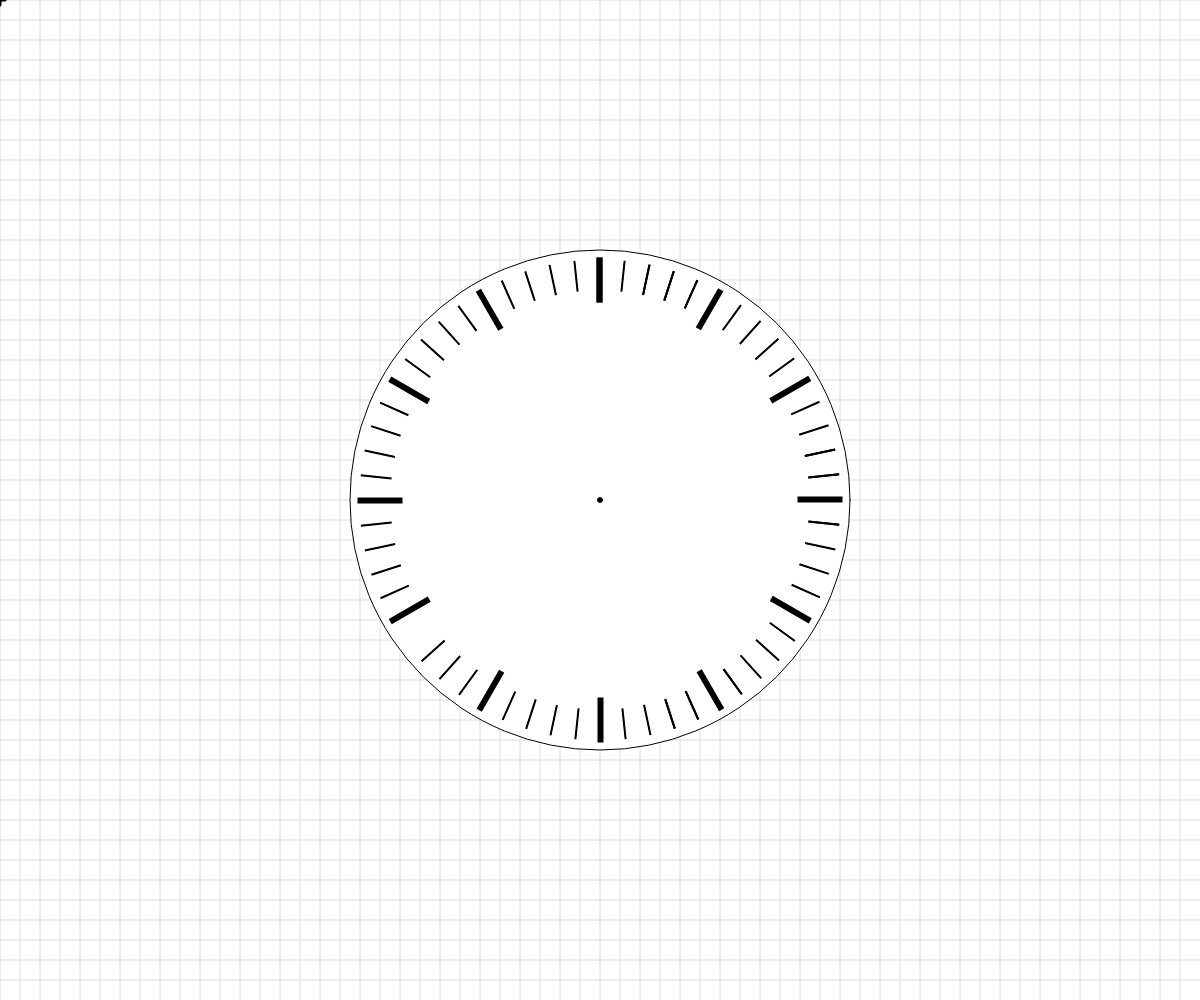
Frame 1 (no input)
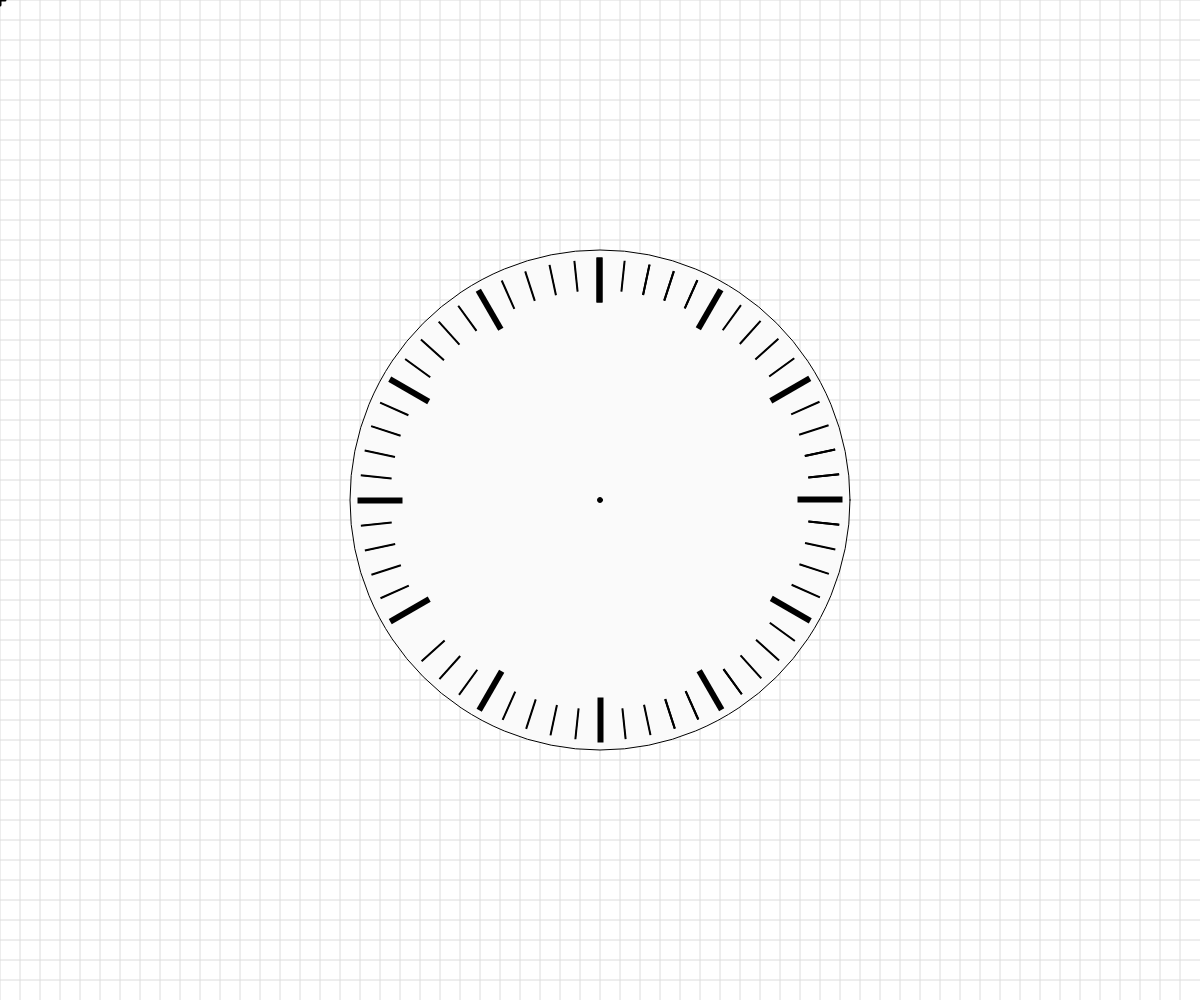
Frame 60 (no input)
Frame 120 (the mouse pressed at the canvas centre since frame 60): identical to frame 60, image omitted

The p5.js sketch that drew these frames (run headless with seeded random() and noise() and a simulated clock; from frame 60 on, the mouse is pressed at the canvas centre):

// p5.js sketch
// ── sketch.js
//Jordan Cho
// Basic Transformations Sandbox


let originalSpacing = 20;


function setup() {
  createCanvas(windowWidth, windowHeight);
}

function draw() {
  background(255);
  drawBasicGrid(220);



  //transformation one: TRANSLATION
  //push();
  //translate(200, 0);
  //scale(1);
  //drawBasicGrid(150);
  //face(0, 0);
  //pop();
  //push();
  //translate(0, 200);
  //translate(40, 240);
  //rectMode(CENTER);
  //drawBasicGrid(150);
  //rotate(radians(-frameCount));
  //rectangleBlue(0, 0);
  //pop();


  //add push()  pop()




  //transformation two: SCALE




  //transformation three: ROTATION
  //reminder: rotations are measured in radians, not degrees! Functions can help with the conversion...
 


  //Combinations of Transformations
  push();
  translate(width/2, height/2);
  ellipse(0, 0, 500, 500);
  fill(0);
  ellipse(0, 0, 5, 5);
  push();
  for(let i = 0; i<13; i++){
    strokeWeight(5);
    rect(-1, -240, 1, 40);
    //line(0, -230, 0, -200);
    rotate(radians(30));
  }
  pop();
  push();
  strokeWeight(1);
  rotate(radians(6));
  for(let i = 0 ; i<14; i++){
    for(let i = 0; i<5; i++){
      rect(-1, -240, 1, 30);
      rotate(radians(6));
    }
    rotate(radians(36));
  }
  pop();

  push();



  

  fill(250);
  

}


function face(x, y) {
  //draw a face at x,y
  push();
  translate(x,y);
  ellipseMode(CENTER);
  fill(200,200,0);
  stroke(0);
  ellipse(0,0,80,80);
  fill(90, 140, 30, 220);
  triangle(-20, 20, 20, 20, 0, 30);
  fill(0);
  ellipse(-25,0,10,10);
  ellipse(25,0,10,10);
  strokeWeight(5);
  line(-30,-10,30,-10);
  strokeWeight(1);
  pop();

}

function rectangleRed(x, y) {
  //draw a red rectangle at x,y (sized 50 pixels square) - to visualize what happens to the coordinate system
  //when different basic transformations are applied.
  noStroke();
  fill(255, 0, 0, 150);
  rect(x, y, 50, 50);

}

function rectangleBlue(x, y) {
  //draw a red rectangle at x,y (sized 50 pixels square) - to visualize what happens to the coordinate system
  //when different basic transformations are applied.
  noStroke();
  fill(0, 0, 255, 150);
  rect(x, y, 50, 50);

}

function drawBasicGrid(shade) {
  //draw the normal cartesian Coordinate Grid, in a light color. Spaced at 20 px by default
  stroke(shade);
  for (let x = 0; x < width; x += originalSpacing) {
    line(x, 0, x, height);
  }
  for (let y = 0; y < height; y += originalSpacing) {
    line(0, y, width, y);
  }

  //Draw "X" at the origin
  strokeWeight(3);
  stroke(0);
  line(-5,0,5,0);
  line(0,5,0,-5);
  strokeWeight(1);
}
